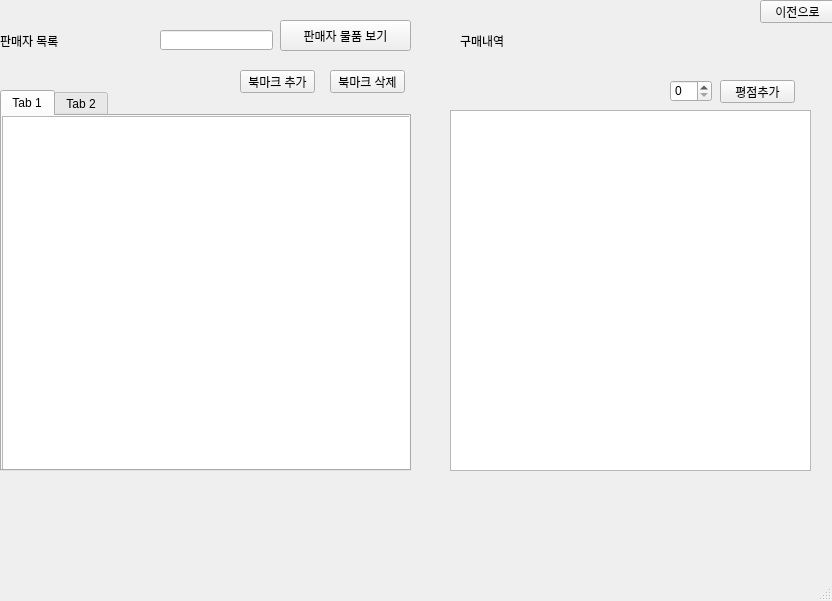
<?xml version="1.0" encoding="UTF-8"?>
<ui version="4.0">
 <class>MainWindow</class>
 <widget class="QMainWindow" name="MainWindow">
  <property name="geometry">
   <rect>
    <x>0</x>
    <y>0</y>
    <width>832</width>
    <height>601</height>
   </rect>
  </property>
  <property name="windowTitle">
   <string>MainWindow</string>
  </property>
  <widget class="QWidget" name="centralwidget">
   <widget class="QTabWidget" name="tabWidget">
    <property name="geometry">
     <rect>
      <x>0</x>
      <y>90</y>
      <width>411</width>
      <height>381</height>
     </rect>
    </property>
    <property name="currentIndex">
     <number>0</number>
    </property>
    <widget class="QWidget" name="tab">
     <attribute name="title">
      <string>Tab 1</string>
     </attribute>
     <widget class="QListWidget" name="listWidget">
      <property name="geometry">
       <rect>
        <x>0</x>
        <y>0</y>
        <width>411</width>
        <height>361</height>
       </rect>
      </property>
     </widget>
    </widget>
    <widget class="QWidget" name="tab_2">
     <attribute name="title">
      <string>Tab 2</string>
     </attribute>
     <widget class="QListWidget" name="listWidget_2">
      <property name="geometry">
       <rect>
        <x>0</x>
        <y>0</y>
        <width>411</width>
        <height>361</height>
       </rect>
      </property>
     </widget>
    </widget>
   </widget>
   <widget class="QLabel" name="label">
    <property name="geometry">
     <rect>
      <x>0</x>
      <y>30</y>
      <width>71</width>
      <height>21</height>
     </rect>
    </property>
    <property name="text">
     <string>판매자 목록</string>
    </property>
   </widget>
   <widget class="QPushButton" name="pushButton">
    <property name="geometry">
     <rect>
      <x>280</x>
      <y>20</y>
      <width>131</width>
      <height>31</height>
     </rect>
    </property>
    <property name="mouseTracking">
     <bool>true</bool>
    </property>
    <property name="text">
     <string>판매자 물품 보기</string>
    </property>
   </widget>
   <widget class="QPushButton" name="pushButton_2">
    <property name="geometry">
     <rect>
      <x>240</x>
      <y>70</y>
      <width>75</width>
      <height>23</height>
     </rect>
    </property>
    <property name="text">
     <string>북마크 추가</string>
    </property>
   </widget>
   <widget class="QPushButton" name="pushButton_3">
    <property name="geometry">
     <rect>
      <x>760</x>
      <y>0</y>
      <width>75</width>
      <height>23</height>
     </rect>
    </property>
    <property name="text">
     <string>이전으로</string>
    </property>
   </widget>
   <widget class="QLineEdit" name="lineEdit">
    <property name="geometry">
     <rect>
      <x>160</x>
      <y>30</y>
      <width>113</width>
      <height>20</height>
     </rect>
    </property>
   </widget>
   <widget class="QLabel" name="label_2">
    <property name="geometry">
     <rect>
      <x>460</x>
      <y>30</y>
      <width>61</width>
      <height>21</height>
     </rect>
    </property>
    <property name="text">
     <string>구매내역</string>
    </property>
   </widget>
   <widget class="QTableWidget" name="tableWidget">
    <property name="geometry">
     <rect>
      <x>450</x>
      <y>110</y>
      <width>361</width>
      <height>361</height>
     </rect>
    </property>
    <property name="selectionBehavior">
     <enum>QAbstractItemView::SelectRows</enum>
    </property>
   </widget>
   <widget class="QPushButton" name="pushButton_4">
    <property name="geometry">
     <rect>
      <x>720</x>
      <y>80</y>
      <width>75</width>
      <height>23</height>
     </rect>
    </property>
    <property name="text">
     <string>평점추가</string>
    </property>
   </widget>
   <widget class="QSpinBox" name="spinBox">
    <property name="geometry">
     <rect>
      <x>670</x>
      <y>80</y>
      <width>42</width>
      <height>22</height>
     </rect>
    </property>
   </widget>
   <widget class="QPushButton" name="pushButton_5">
    <property name="geometry">
     <rect>
      <x>330</x>
      <y>70</y>
      <width>75</width>
      <height>23</height>
     </rect>
    </property>
    <property name="text">
     <string>북마크 삭제</string>
    </property>
   </widget>
  </widget>
  <widget class="QMenuBar" name="menubar">
   <property name="geometry">
    <rect>
     <x>0</x>
     <y>0</y>
     <width>832</width>
     <height>21</height>
    </rect>
   </property>
  </widget>
  <widget class="QStatusBar" name="statusbar"/>
 </widget>
 <resources/>
 <connections/>
</ui>
